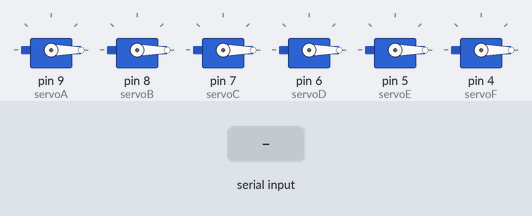
A sketch run on a simulated Arduino Nano, built with avr-gcc and run on an emulated ATmega328P. Parts: 6 × servo. Inputs (shaded band) come from the test bench.

Above: at 1.2 s.
1.3 s: "a90\n" received over Serial
At 2.1 s:
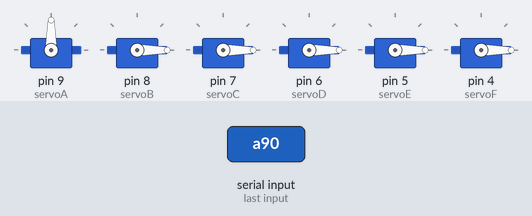
2.8 s: "b90\n" received over Serial
At 3.3 s:
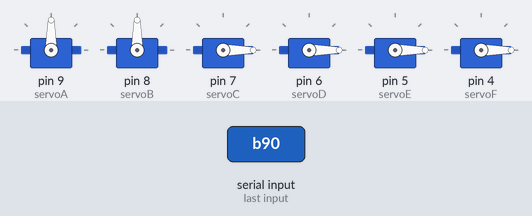
4.3 s: "a,45\n" received over Serial
At 5.5 s:
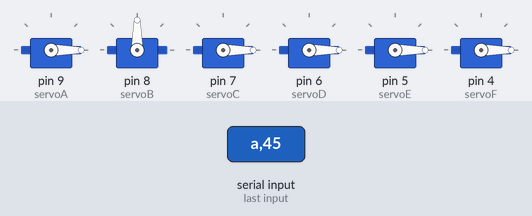
5.8 s: "c90\n" received over Serial
At 6.8 s:
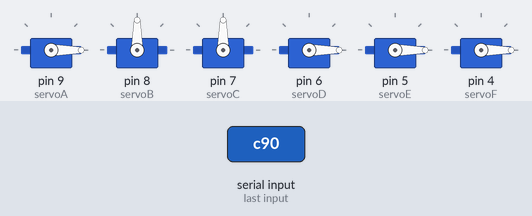
7.3 s: "b,45\n" received over Serial
At 7.9 s:
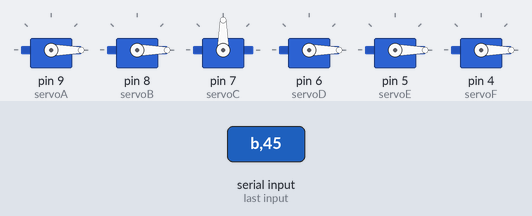
8.8 s: "d90\n" received over Serial
At 10.2 s:
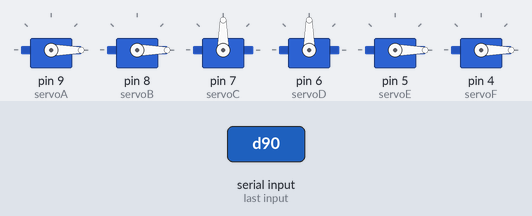
Timing chart, 0 to 11.3 s (numbered marks = the images above; inputs shaded):
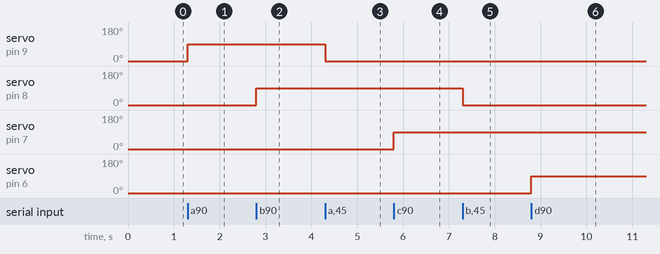

Measured:
- after the input at 1.3 s, servo on pin 9 (servoA): 0° → 90° at once
- after the input at 2.8 s, servo on pin 8 (servoB): 0° → 90° at once
- after the input at 4.3 s, servo on pin 9 (servoA): 90° → 0° at once
- after the input at 5.8 s, servo on pin 7 (servoC): 0° → 90° at once
- after the input at 7.3 s, servo on pin 8 (servoB): 90° → 0° at once
- after the input at 8.8 s, servo on pin 6 (servoD): 0° → 90° at once

The sketch:

servo_arduino.ino
```cpp
#include <Servo.h>

//Defining Servo Names
Servo servoA, servoB, servoC, servoD, servoE, servoF;

//Defining/Initialising Variables
char iByte = 0;
String inputString = "";
bool LEDstate = false;

//Defining a function, to return the numbers from the end of a command.
int intExtract() {
	String temp = "";
	temp += inputString[1];
	temp += inputString[2];
	int tempInt = temp.toInt();
	return tempInt;
}

void setup() {
	Serial.begin(115200); // Starting the serial connection
	digitalWrite(LED_BUILTIN, LOW); // Switching off the onboard LED (for debugging)
	//Attaching and resetting servos
	servoA.attach(9);
	servoA.write(0);
	servoB.attach(8);
	servoB.write(0);
	servoC.attach(7);
	servoC.write(0);
	servoD.attach(6);
	servoD.write(0);
	servoE.attach(5);
	servoE.write(0);
	servoF.attach(4);
	servoF.write(0);
}

void loop() {
	// put your main code here, to run repeatedly:

	if (Serial.available() > 0) { //If there are bytes being transmitted over serial
		iByte = Serial.read();
		inputString += iByte; //Concatenate inputString with iByte
	}
	if (inputString[0] != 'a' && inputString[0] != 'b' && inputString[0] != 'c' && inputString[0] != 'd' && inputString[0] != 'e' && inputString[0] != 'f' && inputString[0] != '*') { //If invalid ident then reset
		inputString = "";
	}
	if (inputString.length() >= 3) { //When you reach legnth 3 then work out the identifier for the servo. Then call intExtract to find the number
		switch (inputString[0]) { //Switch checks what identifier is present
		case 'a':
			servoA.write(intExtract());
			break;
		case 'b':
			servoB.write(intExtract());
			break;
		case 'c':
			servoC.write(intExtract());
			break;
		case 'd':
			servoD.write(intExtract());
			break;
		case 'e':
			servoE.write(intExtract());
			break;
		case 'f':
			servoF.write(intExtract());
			break;
		case '*':
			servoA.write(intExtract());
			servoB.write(intExtract());
			servoC.write(intExtract());
			servoD.write(intExtract());
			servoE.write(intExtract());
			servoF.write(intExtract());
			LEDstate = !LEDstate;
			digitalWrite(LED_BUILTIN, LEDstate);
			break;
		}
		inputString = "";
	}
}
```
